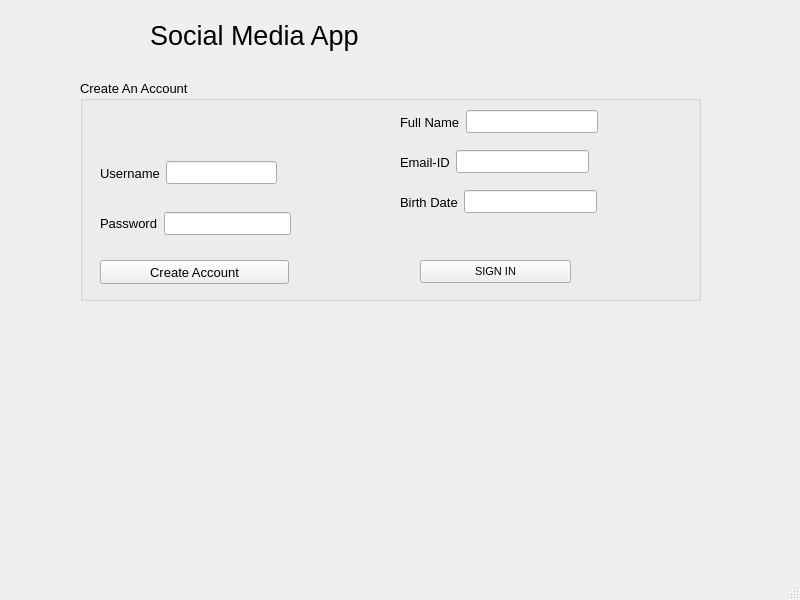
<?xml version="1.0" encoding="UTF-8"?>
<ui version="4.0">
 <class>MainWindow</class>
 <widget class="QMainWindow" name="MainWindow">
  <property name="geometry">
   <rect>
    <x>0</x>
    <y>0</y>
    <width>800</width>
    <height>600</height>
   </rect>
  </property>
  <property name="windowTitle">
   <string>MainWindow</string>
  </property>
  <widget class="QWidget" name="centralwidget">
   <widget class="QGroupBox" name="groupBox">
    <property name="geometry">
     <rect>
      <x>80</x>
      <y>80</y>
      <width>621</width>
      <height>221</height>
     </rect>
    </property>
    <property name="font">
     <font>
      <pointsize>10</pointsize>
     </font>
    </property>
    <property name="title">
     <string>Create An Account</string>
    </property>
    <widget class="QPushButton" name="pushbutton">
     <property name="geometry">
      <rect>
       <x>20</x>
       <y>180</y>
       <width>189</width>
       <height>24</height>
      </rect>
     </property>
     <property name="text">
      <string>Create Account</string>
     </property>
    </widget>
    <widget class="QPushButton" name="pushButton">
     <property name="geometry">
      <rect>
       <x>340</x>
       <y>180</y>
       <width>151</width>
       <height>23</height>
      </rect>
     </property>
     <property name="font">
      <font>
       <pointsize>8</pointsize>
      </font>
     </property>
     <property name="text">
      <string>SIGN IN</string>
     </property>
    </widget>
    <widget class="QWidget" name="">
     <property name="geometry">
      <rect>
       <x>20</x>
       <y>60</y>
       <width>191</width>
       <height>95</height>
      </rect>
     </property>
     <layout class="QVBoxLayout" name="verticalLayout">
      <item>
       <layout class="QHBoxLayout" name="horizontalLayout">
        <item>
         <widget class="QLabel" name="label">
          <property name="text">
           <string>Username</string>
          </property>
         </widget>
        </item>
        <item>
         <widget class="QLineEdit" name="reguser"/>
        </item>
        <item>
         <widget class="QLabel" name="labelPic">
          <property name="text">
           <string/>
          </property>
         </widget>
        </item>
       </layout>
      </item>
      <item>
       <layout class="QHBoxLayout" name="horizontalLayout_2">
        <item>
         <widget class="QLabel" name="label_2">
          <property name="text">
           <string>Password</string>
          </property>
         </widget>
        </item>
        <item>
         <widget class="QLineEdit" name="regpass">
          <property name="echoMode">
           <enum>QLineEdit::Password</enum>
          </property>
         </widget>
        </item>
       </layout>
      </item>
     </layout>
    </widget>
    <widget class="QWidget" name="">
     <property name="geometry">
      <rect>
       <x>320</x>
       <y>30</y>
       <width>198</width>
       <height>24</height>
      </rect>
     </property>
     <layout class="QHBoxLayout" name="horizontalLayout_3">
      <item>
       <widget class="QLabel" name="label_4">
        <property name="text">
         <string>Full Name</string>
        </property>
       </widget>
      </item>
      <item>
       <widget class="QLineEdit" name="Name"/>
      </item>
     </layout>
    </widget>
    <widget class="QWidget" name="">
     <property name="geometry">
      <rect>
       <x>320</x>
       <y>70</y>
       <width>189</width>
       <height>24</height>
      </rect>
     </property>
     <layout class="QHBoxLayout" name="horizontalLayout_4">
      <item>
       <widget class="QLabel" name="label_5">
        <property name="text">
         <string>Email-ID</string>
        </property>
       </widget>
      </item>
      <item>
       <widget class="QLineEdit" name="ID"/>
      </item>
     </layout>
    </widget>
    <widget class="QWidget" name="">
     <property name="geometry">
      <rect>
       <x>320</x>
       <y>110</y>
       <width>197</width>
       <height>24</height>
      </rect>
     </property>
     <layout class="QHBoxLayout" name="horizontalLayout_5">
      <item>
       <widget class="QLabel" name="label_6">
        <property name="text">
         <string>Birth Date</string>
        </property>
       </widget>
      </item>
      <item>
       <widget class="QLineEdit" name="BDay"/>
      </item>
     </layout>
    </widget>
   </widget>
   <widget class="QLabel" name="label_3">
    <property name="geometry">
     <rect>
      <x>150</x>
      <y>10</y>
      <width>231</width>
      <height>51</height>
     </rect>
    </property>
    <property name="font">
     <font>
      <pointsize>20</pointsize>
     </font>
    </property>
    <property name="text">
     <string>Social Media App</string>
    </property>
   </widget>
  </widget>
  <widget class="QMenuBar" name="menubar">
   <property name="geometry">
    <rect>
     <x>0</x>
     <y>0</y>
     <width>800</width>
     <height>21</height>
    </rect>
   </property>
  </widget>
  <widget class="QStatusBar" name="statusbar"/>
 </widget>
 <resources/>
 <connections/>
</ui>
